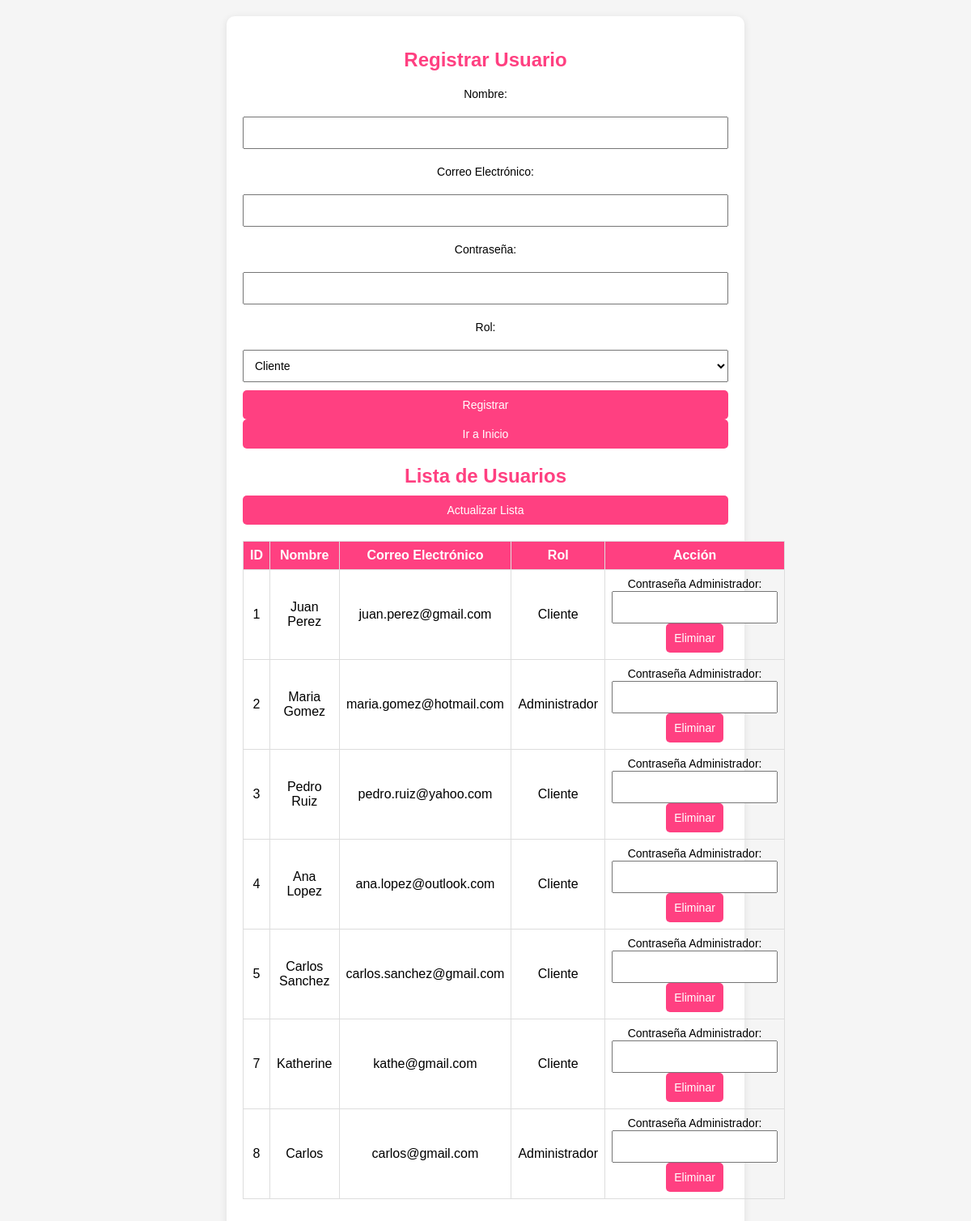
/register.php, run on the app's committed database.
### tables this page shows
CREATE TABLE `usuario` (
  `ID_Usuario` int(11) NOT NULL,
  `Nombre` varchar(100) DEFAULT NULL,
  `Correo_Electronico` varchar(100) DEFAULT NULL,
  `Contrasena` varchar(255) DEFAULT NULL,
  `Rol` enum('Administrador','Cliente') DEFAULT NULL
);

### register.php (the view, shortened to what this page needs)
<!DOCTYPE html>
<html lang="es">
<head>
</head>
<body>
    <div class="container">
        <div class="login-container">
            <h2>Registrar Usuario</h2>
            <?php
            $conn = new mysqli('localhost', 'root', '', 'momuso');
            ?>
            <form action="register.php" method="POST">
                <label for="nombre">Nombre:</label>
                <input type="text" id="nombre" name="nombre" required>
                <label for="correo_electronico">Correo Electrónico:</label>
                <input type="email" id="correo_electronico" name="correo_electronico" required>
                <label for="contrasena">Contraseña:</label>
                <input type="password" id="contrasena" name="contrasena" required>
                <label for="rol">Rol:</label>
                <select id="rol" name="rol" required>
                    <option value="cliente">Cliente</option>
                </select>
                <button type="submit" class="login-btn">Registrar</button>
            </form>
            <form action="InicioMomuso.php" method="GET">
                <button type="submit" class="back-btn">Ir a Inicio</button>
            </form>
        </div>
        <div class="table-container">
            <h2>Lista de Usuarios</h2>
            <form action="register.php" method="POST">
                <button type="submit" class="refresh-btn">Actualizar Lista</button>
            </form>
            <table>
                <thead>
                    <tr>
                        <th>ID</th>
                        <th>Nombre</th>
                        <th>Correo Electrónico</th>
                        <th>Rol</th>
                        <th>Acción</th>
                    </tr>
                </thead>
                <tbody>
                    <?php
                    $result = $conn->query("SELECT ID_Usuario, Nombre, Correo_Electronico, Rol FROM usuario");
                    if ($result->num_rows > 0) {
                        while ($row = $result->fetch_assoc()) {
                            echo "<tr>";
                            echo "<td>" . $row['ID_Usuario'] . "</td>";
                            echo "<td>" . $row['Nombre'] . "</td>";
                            echo "<td>" . $row['Correo_Electronico'] . "</td>";
                            echo "<td>" . $row['Rol'] . "</td>";
                            echo "<td>
                                    <form action='register.php' method='POST' style='display:inline;'>
                                        <input type='hidden' name='delete_id' value='" . $row['ID_Usuario'] . "'>
                                        <label for='password_admin'>Contraseña Administrador:</label>
                                        <input type='password' name='password_admin' required>
                                        <button type='submit' class='delete-btn'>Eliminar</button>
                                    </form>
                                  </td>";
                            echo "</tr>";
                        }
                    } else {
                        echo "<tr><td colspan='5'>No hay usuarios registrados.</td></tr>";
                    }
                    ?>
                </tbody>
            </table>
        </div>
    </div>
</body>
</html>

### register.php (style rules this page uses)
body { font-family: Arial, sans-serif; display: flex; justify-content: center; align-items: center; min-height: 100vh; background-color: #f5f5f5; margin: 0; padding: 20px; box-sizing: border-box; }
.container { width: 100%; max-width: 600px; background-color: white; padding: 20px; border-radius: 10px; box-shadow: 0 2px 10px rgba(0, 0, 0, 0.1); text-align: center; }
.login-container, .table-container { margin-bottom: 20px; }
h2 { color: #ff4081; margin-bottom: 10px; }
form { display: flex; flex-direction: column; gap: 10px; }
label, input, select, .login-btn, .refresh-btn, .back-btn, .delete-btn { padding: 10px; font-size: 14px; }
.login-btn, .refresh-btn, .back-btn, .delete-btn { background-color: #ff4081; color: white; border: none; border-radius: 5px; cursor: pointer; }
table { width: 100%; border-collapse: collapse; margin-top: 20px; }
table, th, td { border: 1px solid #ddd; padding: 8px; }
th { background-color: #ff4081; color: white; }

### data on the page
usuario: ID_Usuario "1", Nombre "Juan Perez", Correo_Electronico "juan.perez@gmail.com", Rol "Cliente"
usuario: ID_Usuario "2", Nombre "Maria Gomez", Correo_Electronico "maria.gomez@hotmail.com", Rol "Administrador"
usuario: ID_Usuario "3", Nombre "Pedro Ruiz", Correo_Electronico "pedro.ruiz@yahoo.com", Rol "Cliente"
usuario: ID_Usuario "4", Nombre "Ana Lopez", Correo_Electronico "ana.lopez@outlook.com", Rol "Cliente"
usuario: ID_Usuario "5", Nombre "Carlos Sanchez", Correo_Electronico "carlos.sanchez@gmail.com", Rol "Cliente"
usuario: ID_Usuario "7", Nombre "Katherine", Correo_Electronico "kathe@gmail.com", Rol "Cliente"
usuario: ID_Usuario "8", Nombre "Carlos", Correo_Electronico "carlos@gmail.com", Rol "Administrador"
